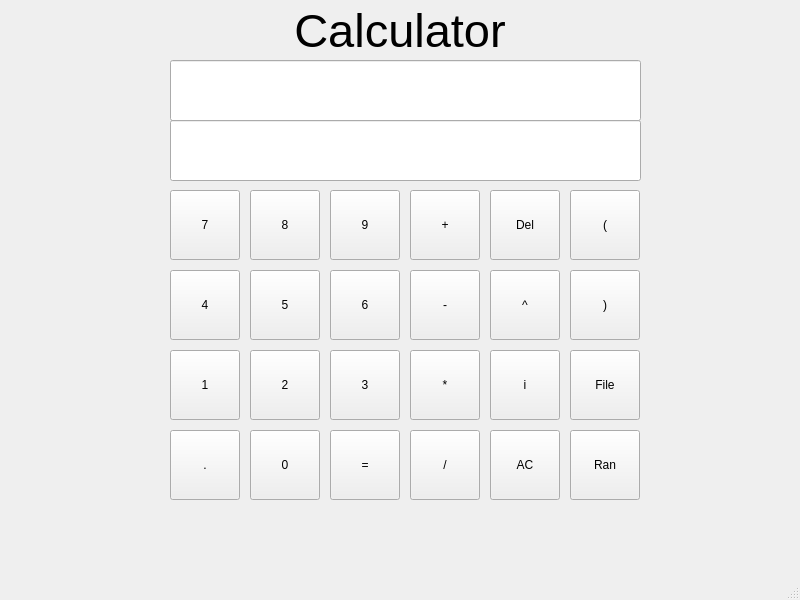
<?xml version="1.0" encoding="UTF-8"?>
<ui version="4.0">
 <class>Calculator</class>
 <widget class="QMainWindow" name="Calculator">
  <property name="geometry">
   <rect>
    <x>0</x>
    <y>0</y>
    <width>800</width>
    <height>600</height>
   </rect>
  </property>
  <property name="windowTitle">
   <string>Caculator</string>
  </property>
  <widget class="QWidget" name="centralWidget">
   <widget class="QPushButton" name="pushButton1">
    <property name="geometry">
     <rect>
      <x>170</x>
      <y>350</y>
      <width>70</width>
      <height>70</height>
     </rect>
    </property>
    <property name="text">
     <string>1</string>
    </property>
   </widget>
   <widget class="QLineEdit" name="expression">
    <property name="geometry">
     <rect>
      <x>170</x>
      <y>60</y>
      <width>471</width>
      <height>61</height>
     </rect>
    </property>
    <property name="font">
     <font>
      <pointsize>24</pointsize>
     </font>
    </property>
    <property name="focusPolicy">
     <enum>Qt::NoFocus</enum>
    </property>
   </widget>
   <widget class="QPushButton" name="pushButton0">
    <property name="geometry">
     <rect>
      <x>250</x>
      <y>430</y>
      <width>70</width>
      <height>70</height>
     </rect>
    </property>
    <property name="text">
     <string>0</string>
    </property>
   </widget>
   <widget class="QPushButton" name="pushButton2">
    <property name="geometry">
     <rect>
      <x>250</x>
      <y>350</y>
      <width>70</width>
      <height>70</height>
     </rect>
    </property>
    <property name="text">
     <string>2</string>
    </property>
   </widget>
   <widget class="QPushButton" name="pushButton3">
    <property name="geometry">
     <rect>
      <x>330</x>
      <y>350</y>
      <width>70</width>
      <height>70</height>
     </rect>
    </property>
    <property name="text">
     <string>3</string>
    </property>
   </widget>
   <widget class="QPushButton" name="pushButton4">
    <property name="geometry">
     <rect>
      <x>170</x>
      <y>270</y>
      <width>70</width>
      <height>70</height>
     </rect>
    </property>
    <property name="text">
     <string>4</string>
    </property>
   </widget>
   <widget class="QPushButton" name="pushButton6">
    <property name="geometry">
     <rect>
      <x>330</x>
      <y>270</y>
      <width>70</width>
      <height>70</height>
     </rect>
    </property>
    <property name="text">
     <string>6</string>
    </property>
   </widget>
   <widget class="QPushButton" name="pushButton5">
    <property name="geometry">
     <rect>
      <x>250</x>
      <y>270</y>
      <width>70</width>
      <height>70</height>
     </rect>
    </property>
    <property name="text">
     <string>5</string>
    </property>
   </widget>
   <widget class="QPushButton" name="pushButton7">
    <property name="geometry">
     <rect>
      <x>170</x>
      <y>190</y>
      <width>70</width>
      <height>70</height>
     </rect>
    </property>
    <property name="text">
     <string>7</string>
    </property>
   </widget>
   <widget class="QPushButton" name="pushButton9">
    <property name="geometry">
     <rect>
      <x>330</x>
      <y>190</y>
      <width>70</width>
      <height>70</height>
     </rect>
    </property>
    <property name="text">
     <string>9</string>
    </property>
   </widget>
   <widget class="QPushButton" name="pushButton8">
    <property name="geometry">
     <rect>
      <x>250</x>
      <y>190</y>
      <width>70</width>
      <height>70</height>
     </rect>
    </property>
    <property name="text">
     <string>8</string>
    </property>
   </widget>
   <widget class="QPushButton" name="pushButton_ans">
    <property name="geometry">
     <rect>
      <x>330</x>
      <y>430</y>
      <width>70</width>
      <height>70</height>
     </rect>
    </property>
    <property name="text">
     <string>=</string>
    </property>
   </widget>
   <widget class="QPushButton" name="pushButton_pow">
    <property name="geometry">
     <rect>
      <x>490</x>
      <y>270</y>
      <width>70</width>
      <height>70</height>
     </rect>
    </property>
    <property name="text">
     <string>^</string>
    </property>
   </widget>
   <widget class="QPushButton" name="pushButton_imag">
    <property name="geometry">
     <rect>
      <x>490</x>
      <y>350</y>
      <width>70</width>
      <height>70</height>
     </rect>
    </property>
    <property name="text">
     <string>i</string>
    </property>
   </widget>
   <widget class="QPushButton" name="pushButton_del">
    <property name="geometry">
     <rect>
      <x>490</x>
      <y>190</y>
      <width>70</width>
      <height>70</height>
     </rect>
    </property>
    <property name="text">
     <string>Del</string>
    </property>
   </widget>
   <widget class="QPushButton" name="pushButton_ac">
    <property name="geometry">
     <rect>
      <x>490</x>
      <y>430</y>
      <width>70</width>
      <height>70</height>
     </rect>
    </property>
    <property name="text">
     <string>AC</string>
    </property>
   </widget>
   <widget class="QPushButton" name="pushButton_minus">
    <property name="geometry">
     <rect>
      <x>410</x>
      <y>270</y>
      <width>70</width>
      <height>70</height>
     </rect>
    </property>
    <property name="text">
     <string>-</string>
    </property>
   </widget>
   <widget class="QPushButton" name="pushButton_div">
    <property name="geometry">
     <rect>
      <x>410</x>
      <y>430</y>
      <width>70</width>
      <height>70</height>
     </rect>
    </property>
    <property name="text">
     <string>/</string>
    </property>
   </widget>
   <widget class="QPushButton" name="pushButton_mul">
    <property name="geometry">
     <rect>
      <x>410</x>
      <y>350</y>
      <width>70</width>
      <height>70</height>
     </rect>
    </property>
    <property name="text">
     <string>*</string>
    </property>
   </widget>
   <widget class="QPushButton" name="pushButton_plus">
    <property name="geometry">
     <rect>
      <x>410</x>
      <y>190</y>
      <width>70</width>
      <height>70</height>
     </rect>
    </property>
    <property name="text">
     <string>+</string>
    </property>
   </widget>
   <widget class="QPushButton" name="pushButton_left">
    <property name="geometry">
     <rect>
      <x>570</x>
      <y>190</y>
      <width>70</width>
      <height>70</height>
     </rect>
    </property>
    <property name="text">
     <string>(</string>
    </property>
   </widget>
   <widget class="QPushButton" name="pushButton_right">
    <property name="geometry">
     <rect>
      <x>570</x>
      <y>270</y>
      <width>70</width>
      <height>70</height>
     </rect>
    </property>
    <property name="text">
     <string>)</string>
    </property>
   </widget>
   <widget class="QPushButton" name="pushButton_point">
    <property name="geometry">
     <rect>
      <x>170</x>
      <y>430</y>
      <width>70</width>
      <height>70</height>
     </rect>
    </property>
    <property name="text">
     <string>.</string>
    </property>
   </widget>
   <widget class="QPushButton" name="pushButton_imag_2">
    <property name="geometry">
     <rect>
      <x>570</x>
      <y>350</y>
      <width>70</width>
      <height>70</height>
     </rect>
    </property>
    <property name="text">
     <string>File</string>
    </property>
   </widget>
   <widget class="QPushButton" name="pushButton_ac_2">
    <property name="geometry">
     <rect>
      <x>570</x>
      <y>430</y>
      <width>70</width>
      <height>70</height>
     </rect>
    </property>
    <property name="text">
     <string>Ran</string>
    </property>
   </widget>
   <widget class="QLabel" name="title">
    <property name="enabled">
     <bool>true</bool>
    </property>
    <property name="geometry">
     <rect>
      <x>0</x>
      <y>10</y>
      <width>800</width>
      <height>41</height>
     </rect>
    </property>
    <property name="sizePolicy">
     <sizepolicy hsizetype="Fixed" vsizetype="Fixed">
      <horstretch>0</horstretch>
      <verstretch>0</verstretch>
     </sizepolicy>
    </property>
    <property name="font">
     <font>
      <family>Microsoft YaHei UI</family>
      <pointsize>35</pointsize>
     </font>
    </property>
    <property name="text">
     <string>Calculator</string>
    </property>
    <property name="textFormat">
     <enum>Qt::PlainText</enum>
    </property>
    <property name="scaledContents">
     <bool>false</bool>
    </property>
    <property name="alignment">
     <set>Qt::AlignCenter</set>
    </property>
   </widget>
   <widget class="QLineEdit" name="answer">
    <property name="geometry">
     <rect>
      <x>170</x>
      <y>120</y>
      <width>471</width>
      <height>61</height>
     </rect>
    </property>
    <property name="font">
     <font>
      <pointsize>24</pointsize>
     </font>
    </property>
    <property name="focusPolicy">
     <enum>Qt::NoFocus</enum>
    </property>
   </widget>
  </widget>
  <widget class="QStatusBar" name="statusbar"/>
  <widget class="QMenuBar" name="menuBar">
   <property name="geometry">
    <rect>
     <x>0</x>
     <y>0</y>
     <width>800</width>
     <height>22</height>
    </rect>
   </property>
  </widget>
 </widget>
 <layoutdefault spacing="6" margin="11"/>
 <resources/>
 <connections/>
</ui>
